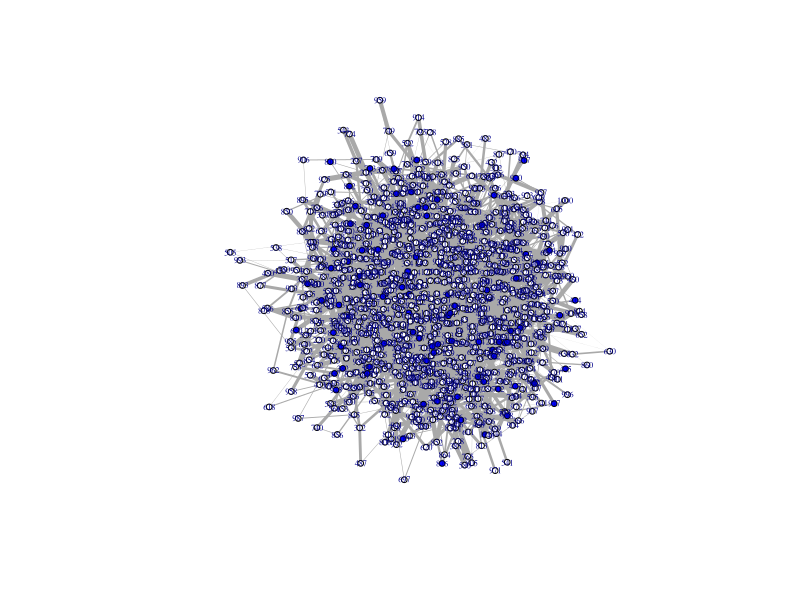

The R script that drew this image: (Note: this script raises an error after producing the figure.)
library(igraph)
library(dplyr)
library(readr)

# Function to generate a graph with preferential attachment rule, and random edge weights from 0 to 1
generate_graph <- function(num_nodes, m) {
  g <- barabasi.game(num_nodes, m = m, directed = FALSE)
  E(g)$weight <- runif(ecount(g), min = 0, max = 1)
  #assign names to nodes since they are not assigned by default and the ids are used as names
  V(g)$name <- V(g)
  return(g)
}

# Function to assign node conditions (Susceptible or Infectious)
assign_node_conditions <- function(graph, prob_infectious = 0.1) {
  nodes <- V(graph)
  conditions <- sample(c("Susceptible", "Infectious"), length(nodes), replace = TRUE, prob = c(1 - prob_infectious, prob_infectious))
  node_conditions <- data.frame(node_name = nodes, condition = conditions)
  return(node_conditions)
}


# Function to create communities using Louvain community detection
create_communities <- function(graph) {
  communities <- cluster_louvain(graph)
  nodes <- V(graph)
  community_data <- data.frame(node_name = nodes, community = communities$membership)
  return(community_data)
}

# Function to generate edge data with edge weights
generate_edge_data <- function(graph) {
  #edge_data <- as_data_frame(as_edgelist(graph, names = TRUE, weights = TRUE))
  # use the name of the node in the graph instead of the id
  # edge_data <- get.data.frame(graph)
  # colnames(edge_data) <- c("Start", "End", "Weight")
  edge_data <- data.frame(as_edgelist(graph, names = TRUE)) %>%
    rename(Start = X1, End = X2)
  # add weights to the edge data manually
  edge_data$Weight <- E(graph)$weight
  return(edge_data)
}

# Plot the graph
plot_graph <- function(graph, node_conditions) {
  # Assign node colors based on conditions
  node_colors <- ifelse(node_conditions$condition == "Susceptible", "white", "blue")
  
  # Assign edge widths based on edge weights
  edge_weights <- E(graph)$weight * 5  # Multiply by a factor for better visualization
  
  plot(
    graph,
    layout = layout_with_fr(graph),
    vertex.color = node_colors,
    vertex.size = 3,
    edge.width = edge_weights,
    vertex.label.cex = 0.5
  )
}

# Create the input graphs for single types(communities) and create file for interactions between communities
# The interaction file should have the following format:
# startType	startNodeName	endType	endNodeName	weight
create_input_graphs <- function(graph, node_conditions, community_data, output_dir){
  # create a subgraph for each community
  # the subgraphs should have the same names as the original graph
  # the subgraphs should have the same node conditions as the original graph
  communities <- unique(community_data$community)
  subgraphs <- list()
  for (community in communities) {
    subgraph <- induced_subgraph(graph, V(graph)[community_data$community == community])
    subgraphs[[community]] <- subgraph
  }
  
  # create the output directories
  dir.create(paste0(output_dir,"graphs"), showWarnings = FALSE)
  dir.create(paste0(output_dir,"node_conditions"), showWarnings = FALSE)
  dir.create(paste0(output_dir,"node_conditions_discr"), showWarnings = FALSE)
  dir.create(paste0(output_dir,"communities"), showWarnings = FALSE)
  dir.create(paste0(output_dir,"interactions"), showWarnings = FALSE)
  
  # create a file for each community
  #the files should be:
  # a file for each community graph, has the format of a graph with Start End and Weight
  # a file for the interactions between communities, has the format of the interaction file, that is startType	startNodeName	endType	endNodeName	weight
  # a file for each community,  with the conditions of each node , has the format of the node conditions file, that is name condition
  for (community in communities) {
    print(paste0("saving community: ",community))
    subgraph <- subgraphs[[community]]
    subgraph_edge_data <- generate_edge_data(subgraph)
    subgraph_node_conditions <- node_conditions[as_ids(node_conditions$node_name) %in% as_ids(V(subgraph) ), ]
    # filter the community data to only have the nodes in the subgraph
    subgraph_community_data <- community_data[as_ids(community_data$node_name) %in% as_ids(V(subgraph)), ]
    # write the files, no quotes, overwrite the files if they exist
    write_tsv(subgraph_edge_data, paste0(output_dir,"graphs/", community, ".tsv"), quote = "none",append = FALSE)
    write_tsv(subgraph_node_conditions, paste0(output_dir,"node_conditions/", community, ".tsv"), quote = "none",append = FALSE)
    write_tsv(subgraph_community_data, paste0(output_dir,"communities/", community, ".tsv"), quote = "none",append = FALSE)
    
    # also save the node conditions for the community as 0 for Susceptible and 1 for Infectious
    subgraph_node_conditions$conditiondiscr <- ifelse(subgraph_node_conditions$condition == "Susceptible", 0, 1)
    subgraph_node_conditions_discr <- subgraph_node_conditions %>%
      select(node_name, conditiondiscr) %>%
      rename(name = node_name) %>%
      rename(value = conditiondiscr)
    
    write_tsv(subgraph_node_conditions_discr, paste0(output_dir,"node_conditions_discr/", community, ".tsv"), quote = "none", append = FALSE)
    
  }
  
  # create a file for the interactions between communities
  # the file should be:
  # startType	startNodeName	endType	endNodeName	weight
  # where startType and endType are the community names
  # startNodeName and endNodeName are the node names
  # weight is the edge weight
  
  # get the edges between communities
  edges_between_communities <- get.data.frame(graph, what = "edges")
  # filter out edges that are not between communities, that is the edge is not between nodes that belong to different communities, so the edge is between nodes that belong to the same community
  edges_between_communities <- edges_between_communities[community_data[edges_between_communities$from, ]$community != community_data[edges_between_communities$to, ]$community, ]
  
  community_data.asids <- community_data
  community_data.asids$node_name <- as_ids(community_data.asids$node_name)
  
  # get the community names for each node
  edges_between_communities <- edges_between_communities %>%
    #mutate_at(c('from', 'to'), as.character) %>%
    left_join(community_data.asids, by = c("from" = "node_name")) %>%
    rename(startType = community) %>%
    left_join(community_data.asids, by = c("to" = "node_name")) %>%
    rename(endType = community)
  
  # get the edge weights
  edges_between_communities <- edges_between_communities %>%
    rename(startNodeName = from, endNodeName = to)
  
  # write the file
  write_tsv(edges_between_communities, paste0(output_dir,"interactions/interactions.tsv"), quote = "none",append = FALSE)
}




#generate 30 graphs, each graph has 1000 nodes more than the previous one, starting from 1000 nodes
for (i in 1:30){
  num_nodes <- 1000 * i
  # Generate a graph with preferential attachment (m=2 for preferential attachment)
  graph <- generate_graph(num_nodes, m = 2)
  
  
  # Assign node conditions to the graph
  node_conditions <- assign_node_conditions(graph, prob_infectious = 0.1)
  
  
  # Create communities based on the graph
  community_data <- create_communities(graph)
  
  
  # Generate edge data with edge weights
  edge_data <- generate_edge_data(graph)
  
  
  # Plot the graph with node colors and edge widths
  plot_graph(graph, node_conditions)
  
  
  create_input_graphs(graph, node_conditions, community_data, paste0("syntheticGraphs/",num_nodes,"Nodes/"))
  # Write data to tsv files
  write_tsv(edge_data, paste0("syntheticGraphs/",num_nodes,"Nodes/edge_data.tsv"))
  write_tsv(node_conditions, paste0("syntheticGraphs/",num_nodes,"Nodes/node_conditions.tsv"))
  write_tsv(community_data, paste0("syntheticGraphs/",num_nodes,"Nodes/communities.tsv"))
  
}
